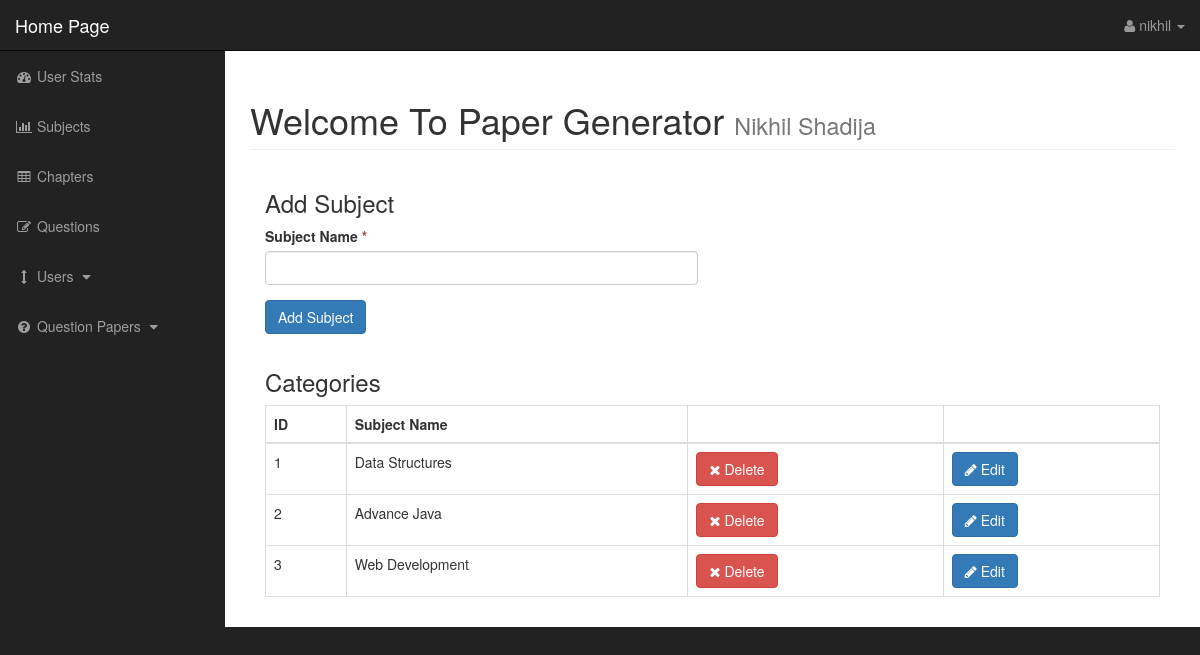
The app's page /admin/subjects.php, older data.
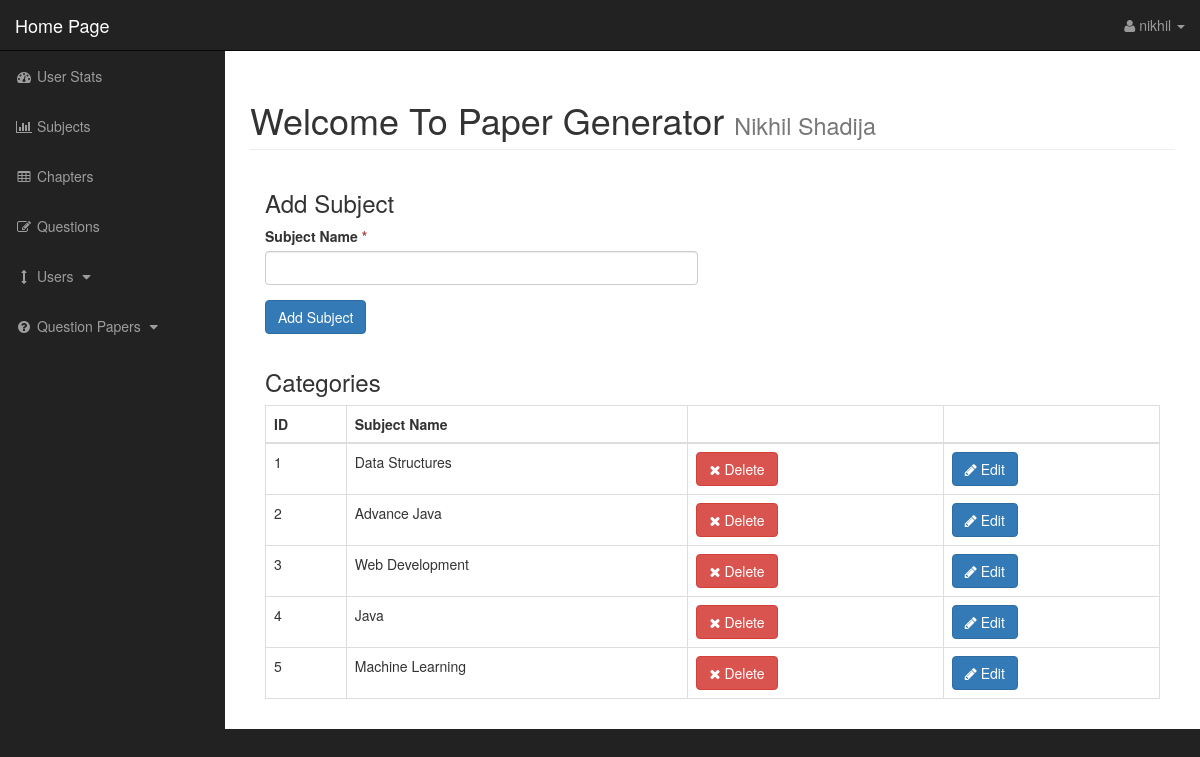
The same page, newer data.
### tables this page shows
CREATE TABLE `subjects` (
  `subject_id` int(11) NOT NULL,
  `subject_name` varchar(255) NOT NULL
);

### admin/includes/subject/view-subject.php (the view, shortened to what this page needs)
<div class="col-xs-12">
   <h3>Categories</h3>
    <table class="table table-bordered table-hover">
        <tr>
            <th>ID</th>
            <th>Subject Name</th>
            <th></th>
            <th></th>
        </tr>
        <tbody>
            <?php
                    $query = "SELECT * FROM subjects";
                    $select_all_subjects_query = mysqli_query($connection, $query);
                    while($row = mysqli_fetch_assoc($select_all_subjects_query)) {
                            echo "<tr>";
                            $subject_id = $row['subject_id'];
                            $subject_name = $row['subject_name'];
                            echo "<td>$subject_id</td>";
                            echo "<td>$subject_name</td>";
                            echo "<td><a href='subjects.php?delete=$subject_id' class='btn btn-danger'><span class='fa fa-times'></span> Delete</a></td>";
                            echo "<td><a href='subjects.php?edit=$subject_id' class='btn btn-primary'><span class='fa fa-pencil'></span> Edit</a></td>";
                            echo "</tr>";
                    }
        ?>
        </tbody>
    </table>
</div>

Row changes from the older to the newer data that the page shows:
added subjects: subject_id "4", subject_name "Java"
added subjects: subject_id "5", subject_name "Machine Learning"
